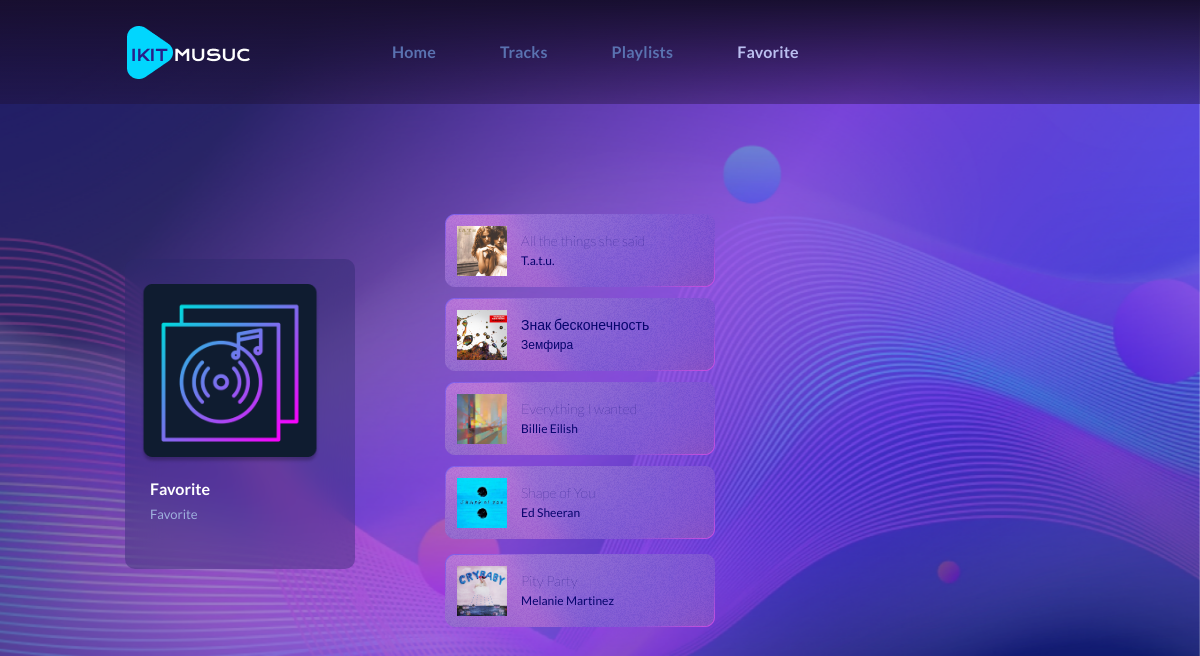
/playlist/5, run on the app's committed database.
### music/models.py (models this page shows, shortened)
class Playlist(models.Model):
    name = models.CharField(max_length=255, null=True)
    cover = models.ImageField(upload_to="photos/%Y/%m/%d/",
                              default="photos/2022/11/07/cover.png")
    description = models.CharField(max_length=500, null=True, blank=True)
    is_default = models.BooleanField(default=False)
    compositions = models.ManyToManyField(Composition,
                                          through='PlaylistsCompositions')

class PlaylistsCompositions(models.Model):
    playlist = models.ForeignKey(Playlist, on_delete=models.CASCADE)
    composition = models.ForeignKey(Composition, on_delete=models.CASCADE)
    order = models.PositiveSmallIntegerField()
    class Meta:
        ordering = ['order']

class Composition(models.Model):
    name = models.CharField(max_length=255)
    author = models.CharField(max_length=255)
    cover = models.ImageField(upload_to="photos/%Y/%m/%d/")
    audio = models.FileField(upload_to="audio/%Y/%m/%d/")
    is_played = models.BooleanField(default=False)
    is_liked = models.BooleanField(default=False)
    order = models.PositiveSmallIntegerField(default=0, blank=True, null=True)
    class Meta:
        ordering = ['name', 'author']

### music/views.py (the view)
# urls.py: path('playlist/<int:playlist_id>', show_playlist, name='playlist'),
def show_playlist(request, playlist_id):
    add_to_favorite()
    playlist = Playlist.objects.get(id=playlist_id)
    compositions = PlaylistsCompositions.objects.filter(playlist=playlist)
    tracks_array = create_array(playlist, compositions)
    fix_order(playlist)
    context = {
        'playlist': playlist,
        'compositions': compositions,
        'tracks': tracks_array,
        'connect': None
    }
    return render(request, "music/playlist.html", context)

### music/functions.py (called while the page is built)
def add_to_favorite():
    playlist = Playlist.objects.get(id=5)
    connects = PlaylistsCompositions.objects.filter(playlist=playlist)
    for connect in PlaylistsCompositions.objects.all():
        composition = connect.composition
        if connect in connects:
            composition.is_liked = True
        else:
            composition.is_liked = False
        composition.save()

def fix_order(playlist):
    previous = 0
    for connect in PlaylistsCompositions.objects.filter(playlist=playlist):
        order = connect.order
        if order - previous != 1:
            connect.order = previous + 1
            connect.save()
        previous = order

def create_array(playlist, compositions):
    size = playlist.compositions.count()
    columns = size // 4
    if size % 4 > 0:
        columns += 1
    tracks_array = []
    for column in range(columns):
        tracks_array.append(compositions[column * 4:(column + 1) * 4])
    return tracks_array

### music/templates/music/playlist.html (shortened to what this page needs)
{% load static %}
<!DOCTYPE html>
<html lang="en">
<head>
    <link rel="stylesheet" href="{% static 'music/css/playlist.css' %}">
</head>
<body>
<div class="wrapper">
    <header class="header">
        <div class="header__container container">
            <a href="{% url 'home' %}" class="header__logo">
                <img src="{% static 'music/img/logo.png' %}" alt="IKIT music">
            </a>
            <nav class="header__menu menu">
                <ul class="menu__list">
                    <li>
                        <a href="{% url 'home' %}" class="menu__link">Home</a>
                    </li>
                    <li>
                        <a href="{% url 'tracks' %}"
                           class="menu__link">Tracks</a>
                    </li>
                    {% if not playlist.name == "Favorite" %}
                    <li>
                        <a href="{% url 'home' %}"
                           class="menu__link current__item">Playlists</a>
                    </li>
                    <li>
                        <a href="{% url 'playlist' 5 %}" class="menu__link">Favorite</a>
                    </li>
                    {% else %}
                    <li>
                        <a href="{% url 'home' %}"
                           class="menu__link">Playlists</a>
                    </li>
                    <li>
                        <a href="{% url 'playlist' 5 %}"
                           class="menu__link current__item">Favorite</a>
                    </li>
                    {% endif %}
                </ul>
            </nav>
        </div>
    </header>
    <main class="page">
        <section class="page__main-block main-block">
            <div class="main-block__container container">
                <div class="main-block__body">
                    <div class="playlist__container">
                        <div class="playlist__cover">
                            <div class="playlist__image">
                                <img src="{{ playlist.cover.url }}" alt="">
                            </div>
                            <div class="playlist__information">
                                <div class="playlist__text">
                                    <div class="playlist__name">
                                        {{ playlist.name }}
                                    </div>
                                    {% if playlist.description %}
                                    <div class="playlist__description">
                                        {{ playlist.description }}
                                    </div>
                                    {% endif %}
                                </div>
                            </div>
                        </div>
                        <div class="container-sl">
                            <div class="slider">
                                {% for column in tracks %}
                                <div class="slider__item">
                                    <form class="sortable" hx-post="{% url 'sort' playlist.pk %}"
                                          hx-trigger="end">
                                        {% for track in column %}
                                        <div class="item__track" draggable='true'>
                                            <div class="item__container" >
                                                <div class="play__composition item__composition">
                                                    <div class="play__cover">
                                                        <div class="play__image">
                                                            <img src="{{ track.composition.cover.url }}"
                                                                 alt="">
                                                        </div>
                                                    </div>
                                                    <div class="play__track">
                                                        <div class="play__name">
                                                            {{ track.composition.name }}
                                                        </div>
                                                        <div class="play__author">
                                                            {{ track.composition.author }}
                                                        </div>
                                                    </div>
                                                </div>
                                            </div>
                                        </div>
                                        {% endfor %}
                                    </form>
                                </div>
                                {% endfor %}
                            </div>
                        </div>
                    </div>
                </div>
            </div>
        </section>
    </main>
</div>
</body>
</html>

### music/static/music/css/playlist.css (style rules this page uses)
* { padding: 0; margin: 0; border: 0; }
*, *::before, *::after { box-sizing: border-box; -moz-box-sizing: border-box; -webkit-box-sizing: border-box; }
nav, footer, header, aside { display: block; }
html, body { min-height: 100vh; width: 100%; line-height: 1; font-size: 14px; -ms-text-size-adjust: 100%; -moz-text-size-adjust: 100%; -webkit-text-size-adjust: 100%; background: #FAFAFA; }
a, a:visited { text-decoration: none; }
ul li { list-style: none; }
img { vertical-align: top; }
body { height: 100%; line-height: 1; font-size: 14px; font-weight: 500; color: white; font-family: 'Lato', sans-serif; background: url("../img/background.png") no-repeat center center fixed; background-size: cover; }
.wrapper { min-height: 100%; overflow: hidden; display: flex; flex-direction: column; }
.container { max-width: 1046px; margin: 0 auto; padding: 0 15px; box-sizing: content-box; }
.main-block__container { max-width: 950px; }
.header { position: absolute; width: 100%; left: 0; top: 0; z-index: 50; background: linear-gradient(180deg, #180F30 0%, rgba(31, 15, 48, 0.38) 100%); }
.header__container { display: flex; min-height: 104px; align-items: center; }
.header__logo { margin-left: 50px; }
.header__menu { margin-left: 133px; padding: 5px 0; }
.menu__list { display: flex; flex-wrap: wrap; }
.menu__list li { margin-right: 64px; }
.menu__list li:last-child { margin-right: 0; }
.menu__link { color:#5A72B0; font-weight: 600; line-height: calc(24 / 14 * 100%); letter-spacing: 0.2px; font-size: 16px; }
.page { flex: 1 1 auto; }
.main-block { width: 100%; position: relative; }
.main-block__body { padding: 200px 0 191px 0; position: relative; z-index: 2; }
.item__track { background: url("../img/tracks/composition_bkg.png") 0 0 no-repeat; }
.item__container { padding: 12px; }
.play__image { width: 50px; height: 50px; position: relative; }
.play__image img { position: absolute; width: 100%; height: 100%; top: 0; left: 0; object-fit: cover; }
.play__composition { display: flex; align-items: center; margin-left: 42px; }
.item__composition { margin-left: 0; }
.play__track { margin-left: 14px; }
.play__name { font-weight: 100; color: #06046C; line-height: 20px; }
.play__author { color: #06046C; line-height: 20px; font-size: 12px; }
.play__cover { position: relative; }
.slider { position: relative; padding: 0 50px; }
.item__track:not(:last-child) { margin-bottom: 10px; }
.playlist__container { display: flex; justify-items: space-between; align-items: center; }
.container-sl { width: 700px; }
.current__item { color:rgb(187, 191, 240) }
.playlist__cover { margin-right: 40px; width: 236px; height: 310px; background: rgba(43, 42, 109, 0.4); backdrop-filter: blur(15px); border-radius: 10px; padding: 25px 15px; }
.playlist__image { margin-bottom: 15px; }
.playlist__image img { object-fit: cover; height: 180px; width: 180px; }
.playlist__information { margin: 0 10px; display: flex; align-items: end; justify-content: space-between; }
.playlist__name { font-weight: 700; font-size: 16px; line-height: 19px; margin-bottom: 10px; }
.playlist__description { color: #9fb0dd; font-size: 13px; }

### data on the page
Playlist: cover (picture), name "Favorite", description "Favorite"
PlaylistsCompositions: composition.cover (picture), composition.name "All the things she said", composition.author "T.a.t.u."
PlaylistsCompositions: composition.cover (picture), composition.name "Знак бесконечность", composition.author "Земфира"
PlaylistsCompositions: composition.cover (picture), composition.name "Everything I wanted", composition.author "Billie Eilish"
PlaylistsCompositions: composition.cover (picture), composition.name "Shape of You", composition.author "Ed Sheeran"
PlaylistsCompositions: composition.cover (picture), composition.name "Pity Party", composition.author "Melanie Martinez"
